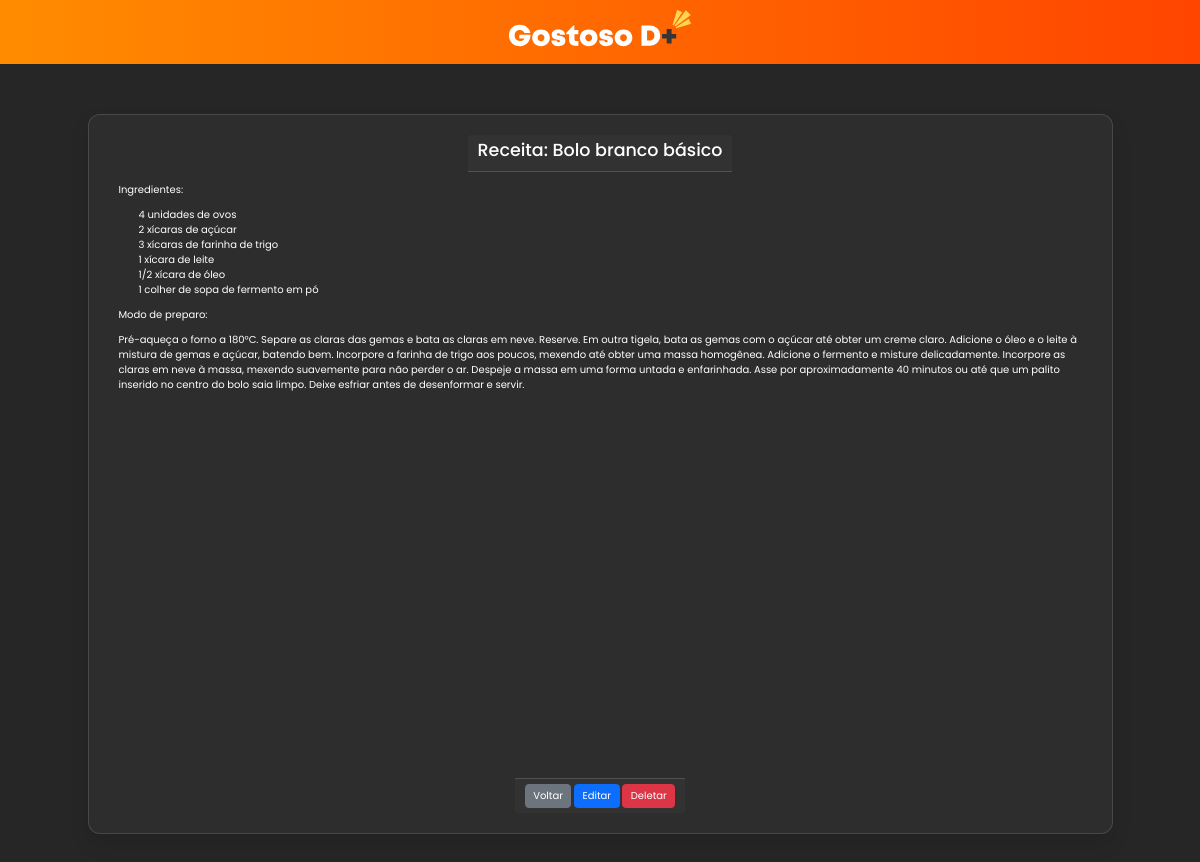
The page /receita/2 on the database its author committed.
### main/models.py (models this page shows, shortened)
class Receitas(models.Model):
    nome = models.CharField(max_length=100)
    modo_preparo = models.TextField()
    categoria = models.ForeignKey(Categorias, on_delete=models.CASCADE)
    publicada = models.BooleanField(default=False)
    ingredientes = models.CharField(max_length=1000, null=True)
    data_criacao = models.DateTimeField(auto_now_add=True)
    data_atualizacao = models.DateTimeField(auto_now=True)

### main/views.py (the view)
# urls.py: path("receita/<int:pk>", ReceitaView.as_view(), name="view_receita"),
class ReceitaView(DetailView):
    model = Receitas
    template_name = "main/receita.html"
    context_object_name = "receita"
    context = {"receita": Receitas.objects.all()}
    def get_context_data(self, **kwargs):
        context = super().get_context_data(**kwargs)
        return context

### main/templates/main/receita.html (shortened to what this page needs)
{% load static%}
<!DOCTYPE html>
<html lang="pt-br">
<head>
    <link rel="stylesheet" href="https://cdn.jsdelivr.net/npm/bootstrap-icons@1.11.3/font/bootstrap-icons.min.css">
    <link href="https://cdn.jsdelivr.net/npm/bootstrap@5.3.3/dist/css/bootstrap.min.css" rel="stylesheet">
    <link rel="stylesheet" href="{% static 'css/styles.css'%}">
</head>
<body data-bs-theme="dark">
    <nav class="navbar-nav">
        <a href="{% url 'index' %}" class="navbar-brand">
            <img src="{%static 'logo_reverse.svg'%}"  class="logo" alt="Gostoso D+">
        </a>
    </nav>
    <div class="container">
        <div class="card">
            <div class="card-header">
                <h3 class="card-title">Receita: {{ receita.nome }}</h3>
            </div>
            <div class="card-body">
                <p class="card-text">Ingredientes:</p>
                <ul class="ingredients">
                </ul>
                <p class="card-text">Modo de preparo:</p>
                <p>{{ receita.modo_preparo }}</p>
            </div>
            <div class="card-footer">
                <a href="{% url 'index' %}" class="btn btn-secondary">Voltar</a>
                <a href="{% url 'editar_receita' receita.id %}" class="btn btn-primary">Editar</a>
                <a href="{% url 'deletar_receita' receita.id %}" class="btn btn-danger">Deletar</a>
        </div>
    </div>
</body>
</html>

### main/static/css/styles.css (style rules this page uses)
* { transition: ease-in-out 0.3s; }
.logo { height: 5vh; }
nav { background: linear-gradient(90deg, #FF8C00, #FF4500); color: white; display: flex; justify-content: space-between; align-items: center; min-height: 8vh; padding: 1vh 0; }
.container { display: flex; flex-direction: column; align-items: center; justify-content: center; }
.container .card { margin: 5rem; background-color: rgba(48, 48, 48, 0.75); border-radius: 12px; border: 1px solid rgba(255, 255, 255, 0.125); box-shadow: 0px 10px 20px rgba(0, 0, 0, 0.1); padding: 2rem; display: flex; flex-direction: column; align-items: center; justify-content: center; height: 90vh !important; }
.container .card .card-header h3 { color: #ffffff; }

### rows shown on the page
Receitas: nome "Bolo branco básico", modo_preparo "Pré-aqueça o forno a 180°C. Separe as claras das gemas e bata as claras em neve. Reserve. Em outra tigela, bata as gemas com o açúcar até obter um creme claro. Adicione o óleo e o leite à mistura de gemas e açúcar, batendo bem. Incorpore a farinha de trigo aos poucos, mexendo até obter uma massa homogênea. Adicione o fermento e misture delicadamente. Incorpore as claras em neve à massa, mexendo suavemente para não perder o ar. Despeje a massa em uma forma untada e enfarinhada. Asse por aproximadamente 40 minutos ou até que um palito inserido no centro do bolo saia limpo. Deixe esfriar antes de desenformar e servir."
